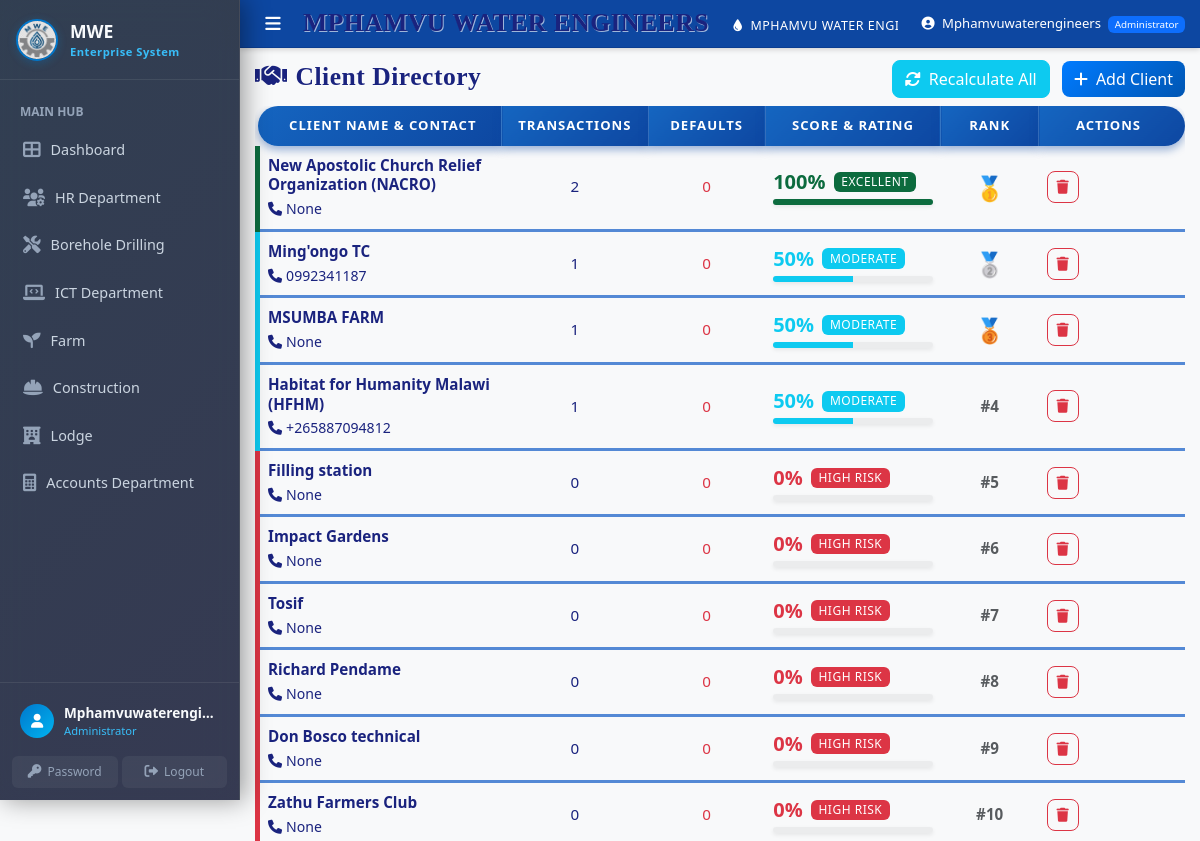
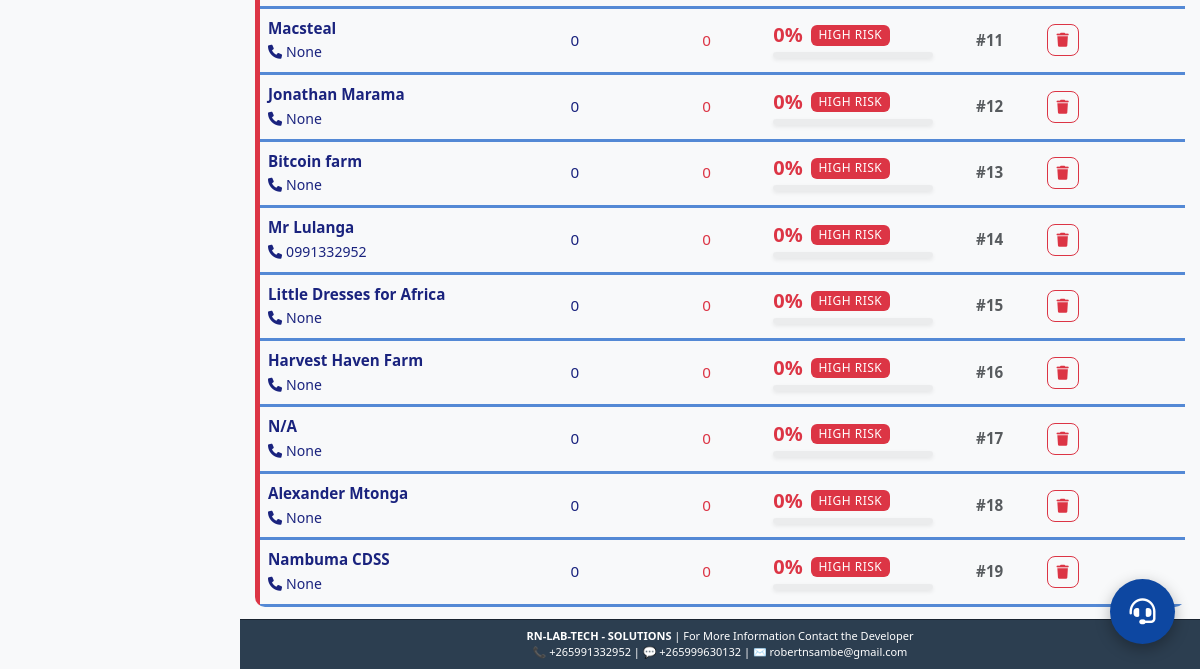
The app's page /clients/ (signed in), older data (2 pictures, top to bottom).
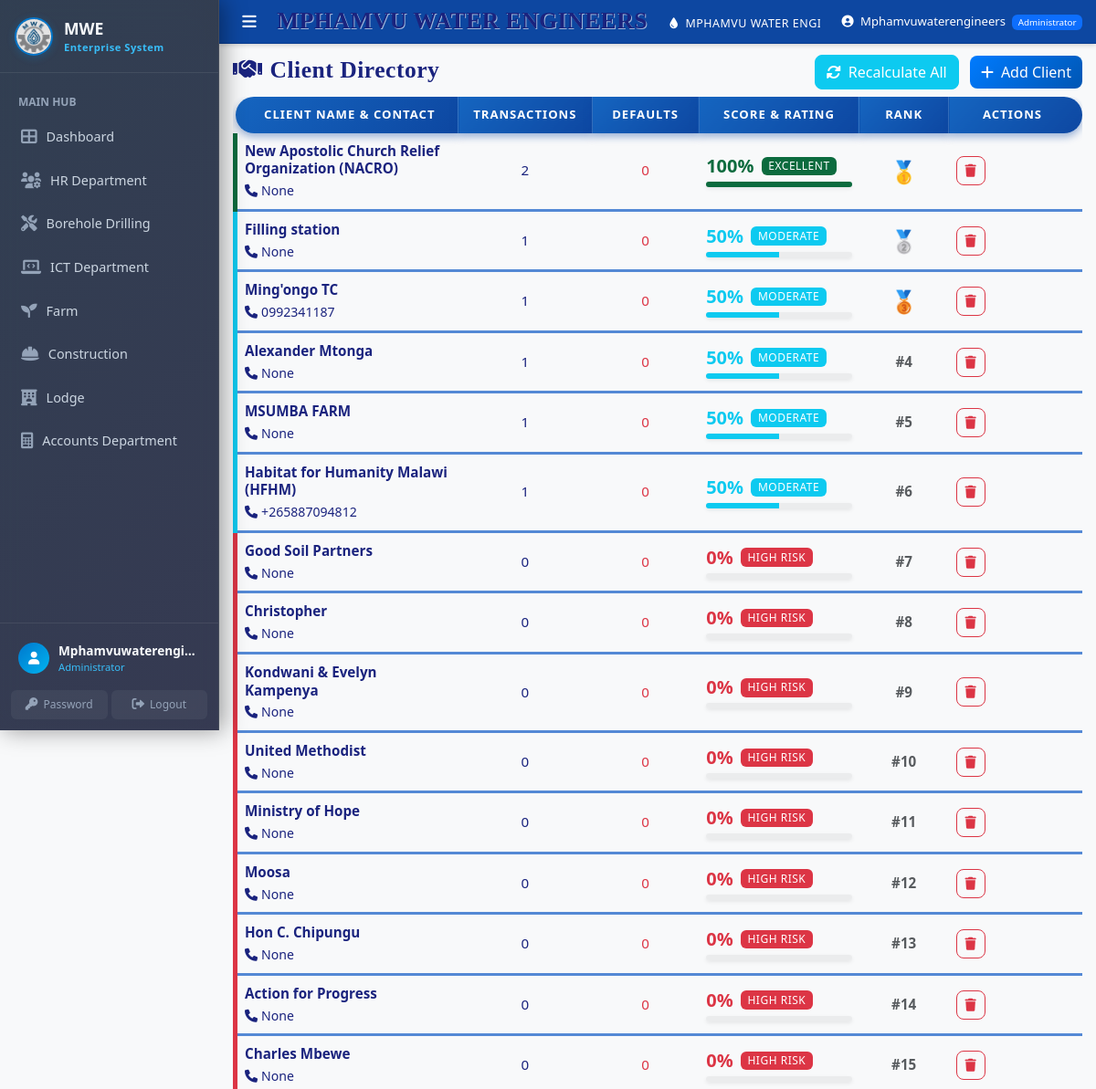
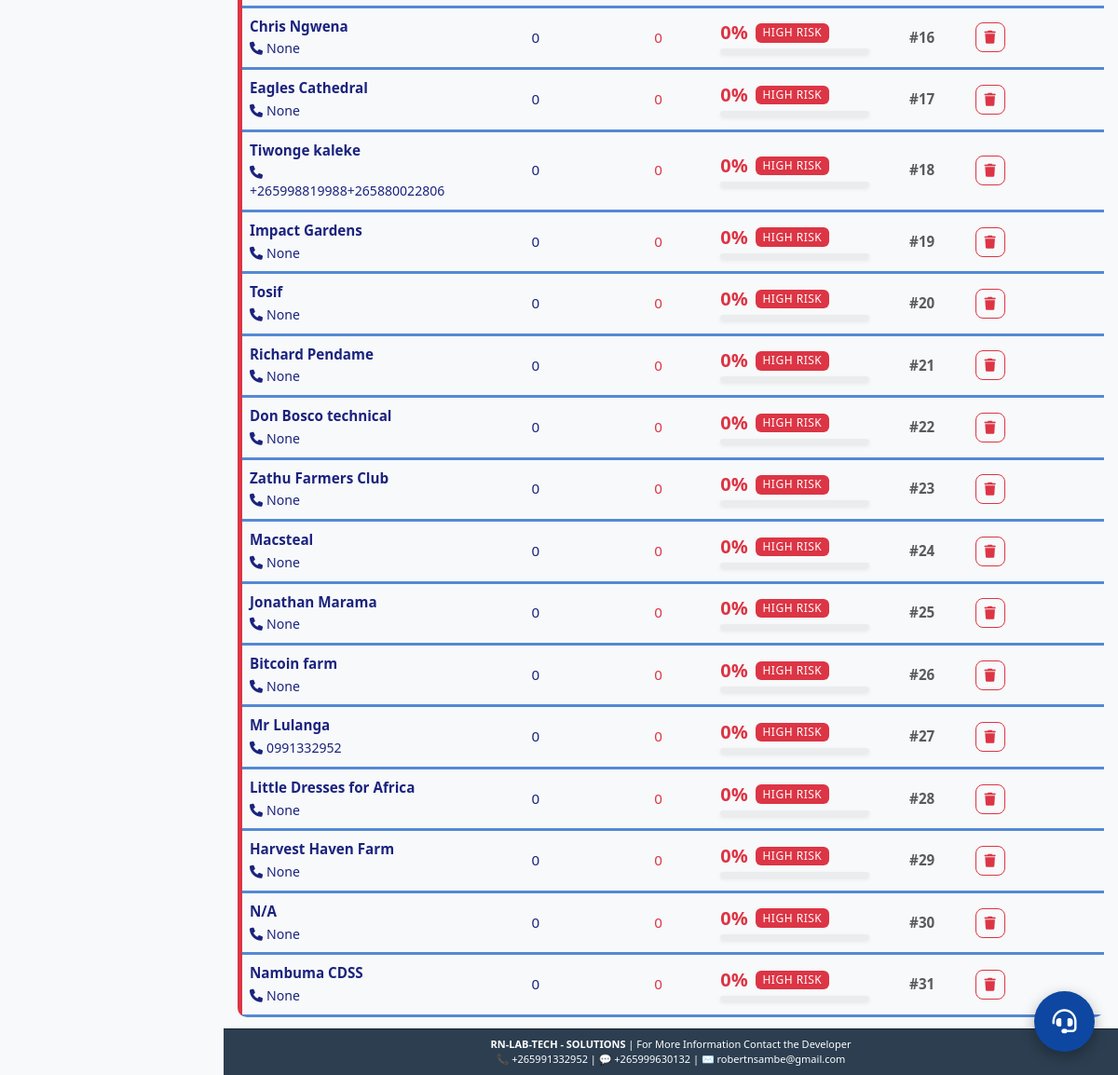
The same page, newer data (2 pictures, top to bottom).
### models.py (models this page shows)
class Client(db.Model):
    __tablename__ = 'clients'
    client_id = db.Column(db.Integer, primary_key=True)
    client_name = db.Column(db.String(200), nullable=False)
    phone = db.Column(db.String(20), nullable=False)
    email = db.Column(db.String(100))
    address = db.Column(db.Text, nullable=False)
    project_type = db.Column(db.String(100), nullable=False)
    quotation_amount = db.Column(db.Float, default=0)
    contract_status = db.Column(db.String(20), default='Pending')
    payment_status = db.Column(db.String(20), default='Pending')
    total_transactions = db.Column(db.Integer, default=0)
    completed_transactions = db.Column(db.Integer, default=0)
    on_time_payments = db.Column(db.Integer, default=0)
    defaults = db.Column(db.Integer, default=0)
    credit_score = db.Column(db.Integer, default=0)
    created_at = db.Column(db.DateTime, default=datetime.utcnow)
    updated_at = db.Column(db.DateTime, default=datetime.utcnow, onupdate=datetime.utcnow)
    department = db.Column(db.String(100), default='Borehole Drilling', nullable=False)
    reference_number = db.Column(db.String(50), unique=True, default=lambda: get_reference_number('CLI'))

### clients/client_routes.py (the view)
@clients_bp.route('/')
@login_required
def list_clients():
    query = Client.query
    query = apply_dept_filter(query, Client)
    clients = query.order_by(Client.credit_score.desc(), Client.created_at.desc()).all()
    return render_template('clients/list.html', clients=clients)

### templates/clients/list.html (shortened to what this page needs)
{% extends "base.html" %}
{% block content %}
<div class="row mb-2">
    <div class="col-12">
        <div class="d-flex justify-content-between align-items-center">
            <h2><i class="fas fa-handshake me-2"></i>Client Directory</h2>
            <div>
                <form method="POST" action="{{ url_for('clients.recalculate_all_scores') }}" style="display:inline;">
                    <button type="submit" class="btn btn-info text-white me-2">
                        <i class="fas fa-sync-alt me-2"></i>Recalculate All
                    </button>
                </form>
                <a href="{{ url_for('clients.add_client') }}" class="btn btn-primary">
                    <i class="fas fa-plus me-2"></i>Add Client
                </a>
            </div>
        </div>
    </div>
</div>
<div class="card">
    <div class="card-body p-0">
        {% if clients %}
        <div class="table-responsive">
            <table class="table table-hover">
                <thead>
                        <th style="width: 25%;">Client Name & Contact</th>
                        <th style="width: 15%;">Transactions</th>
                        <th style="width: 12%;">Defaults</th>
                        <th style="width: 18%;">Score & Rating</th>
                        <th style="width: 10%;">Rank</th>
                        <th style="width: 15%;">Actions</th>
                </thead>
                <tbody>
                    {% set ns = namespace(max_raw=1) %}
                    {% for c in clients %}
                        {% if (c.credit_score or 0) > ns.max_raw %}
                            {% set ns.max_raw = c.credit_score %}
                        {% endif %}
                    {% endfor %}
                    {% for client in clients %}
                        {% set raw_val = client.credit_score or 0 %}
                        {% set calc_val = ((raw_val / ns.max_raw) * 100) | round | int %}
                        {% set calc_val = 0 if calc_val < 0 else calc_val %}
                        {% set score = 100 if calc_val > 100 else calc_val %}
                        {% if score >= 90 %}
                            {% set rating_text = 'Excellent' %}
                            {% set r_color = '#0c6b3e' %}
                        {% elif score >= 75 %}
                            {% set rating_text = 'Very Reliable' %}
                            {% set r_color = '#198754' %}
                        {% elif score >= 60 %}
                            {% set rating_text = 'Reliable' %}
                            {% set r_color = '#20c997' %}
                        {% elif score >= 40 %}
                            {% set rating_text = 'Moderate' %}
                            {% set r_color = '#0dcaf0' %}
                        {% elif score >= 20 %}
                            {% set rating_text = 'Risk' %}
                            {% set r_color = '#fd7e14' %}
                        {% else %}
                            {% set rating_text = 'High Risk' %}
                            {% set r_color = '#dc3545' %}
                        {% endif %}
                    <tr>
                        <td style="border-left: 5px solid {{ r_color }} !important;">
                            <div class="fw-bold mb-1">{{ client.client_name }}</div>
                            <div class="contact-line small"><i class="fas fa-phone me-1"></i>{{ client.phone }}</div>
                        </td>
                        <td class="text-center fw-medium">{{ client.completed_transactions or 0 }}</td>
                        <td class="text-center fw-medium text-danger">{{ client.defaults or 0 }}</td>
                        <td>
                            <div class="d-flex align-items-center mb-1">
                                <div class="fw-bold fs-5 me-2" style="color: {{ r_color }};">{{ score }}%</div>
                                <span class="badge text-uppercase text-white" style="background-color: {{ r_color }}; letter-spacing: 0.5px; font-size: 0.75rem;">{{ rating_text }}</span>
                            </div>
                            <div class="progress shadow-sm" style="height: 6px; width: 100%; border-radius: 3px; background-color: rgba(0,0,0,0.05);">
                                <div class="progress-bar" role="progressbar" style="width: {{ score }}%; background-color: {{ r_color }};" aria-valuenow="{{ score }}" aria-valuemin="0" aria-valuemax="100"></div>
                            </div>
                        </td>
                        <td class="text-center">
                            {% if loop.index == 1 %}
                                <span style="font-size: 1.5rem;" title="1st Place">🥇</span>
                            {% elif loop.index == 2 %}
                                <span style="font-size: 1.5rem;" title="2nd Place">🥈</span>
                            {% elif loop.index == 3 %}
                                <span style="font-size: 1.5rem;" title="3rd Place">🥉</span>
                            {% else %}
                                <span class="fw-bold text-muted">#{{ loop.index }}</span>
                            {% endif %}
                        </td>
                        <td>
                            <div class="d-flex gap-1">
                                <form method="POST" action="{{ url_for('clients.delete_client', client_id=client.client_id) }}" onsubmit="return confirm('Are you sure you want to delete this client?');" style="display:inline;">
                                    <button type="submit" class="btn btn-sm btn-outline-danger action-btn" title="Delete">
                                        <i class="fas fa-trash"></i>
                                    </button>
                                </form>
                            </div>
                        </td>
                    </tr>
                    {% endfor %}
                </tbody>
            </table>
        </div>
        {% endif %}
    </div>
</div>
{% endblock %}

Row changes from the older to the newer data that the page shows:
changed Client "Filling station": completed_transactions "0" → "1"; score "0" → "50"; rating_text "HIGH RISK" → "MODERATE"; text "#" → "🥈"; moves up the list
computed for Client "Ming'ongo TC": text "🥈" → "🥉"
changed Client "Alexander Mtonga": completed_transactions "0" → "1"; score "0" → "50"; rating_text "HIGH RISK" → "MODERATE"; moves up the list
computed for Client "MSUMBA FARM": text "🥉" → "#"
added Client: client_name "Good Soil Partners", phone "None", completed_transactions "0", defaults "0", score "0", rating_text "HIGH RISK"
added Client: client_name "Christopher", phone "None", completed_transactions "0", defaults "0", score "0", rating_text "HIGH RISK"
added Client: client_name "Kondwani & Evelyn Kampenya", phone "None", completed_transactions "0", defaults "0", score "0", rating_text "HIGH RISK"
added Client: client_name "United Methodist", phone "None", completed_transactions "0", defaults "0", score "0", rating_text "HIGH RISK"
added Client: client_name "Ministry of Hope", phone "None", completed_transactions "0", defaults "0", score "0", rating_text "HIGH RISK"
added Client: client_name "Moosa", phone "None", completed_transactions "0", defaults "0", score "0", rating_text "HIGH RISK"
added Client: client_name "Hon C. Chipungu", phone "None", completed_transactions "0", defaults "0", score "0", rating_text "HIGH RISK"
added Client: client_name "Action for Progress", phone "None", completed_transactions "0", defaults "0", score "0", rating_text "HIGH RISK"
added Client: client_name "Charles Mbewe", phone "None", completed_transactions "0", defaults "0", score "0", rating_text "HIGH RISK"
added Client: client_name "Chris Ngwena", phone "None", completed_transactions "0", defaults "0", score "0", rating_text "HIGH RISK"
added Client: client_name "Eagles Cathedral", phone "None", completed_transactions "0", defaults "0", score "0", rating_text "HIGH RISK"
added Client: client_name "Tiwonge kaleke", phone "+265998819988+265880022806", completed_transactions "0", defaults "0", score "0", rating_text "HIGH RISK"
